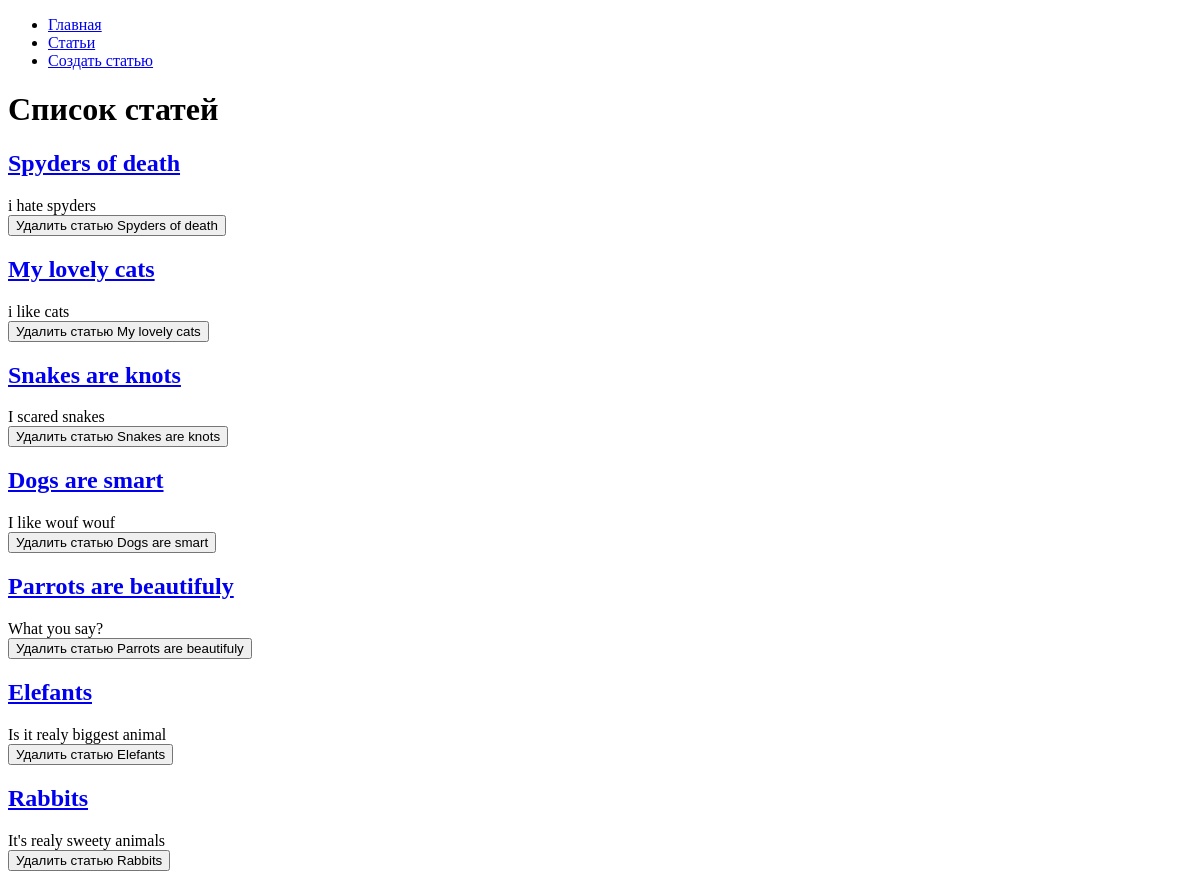
The app's page /articles/, older data.
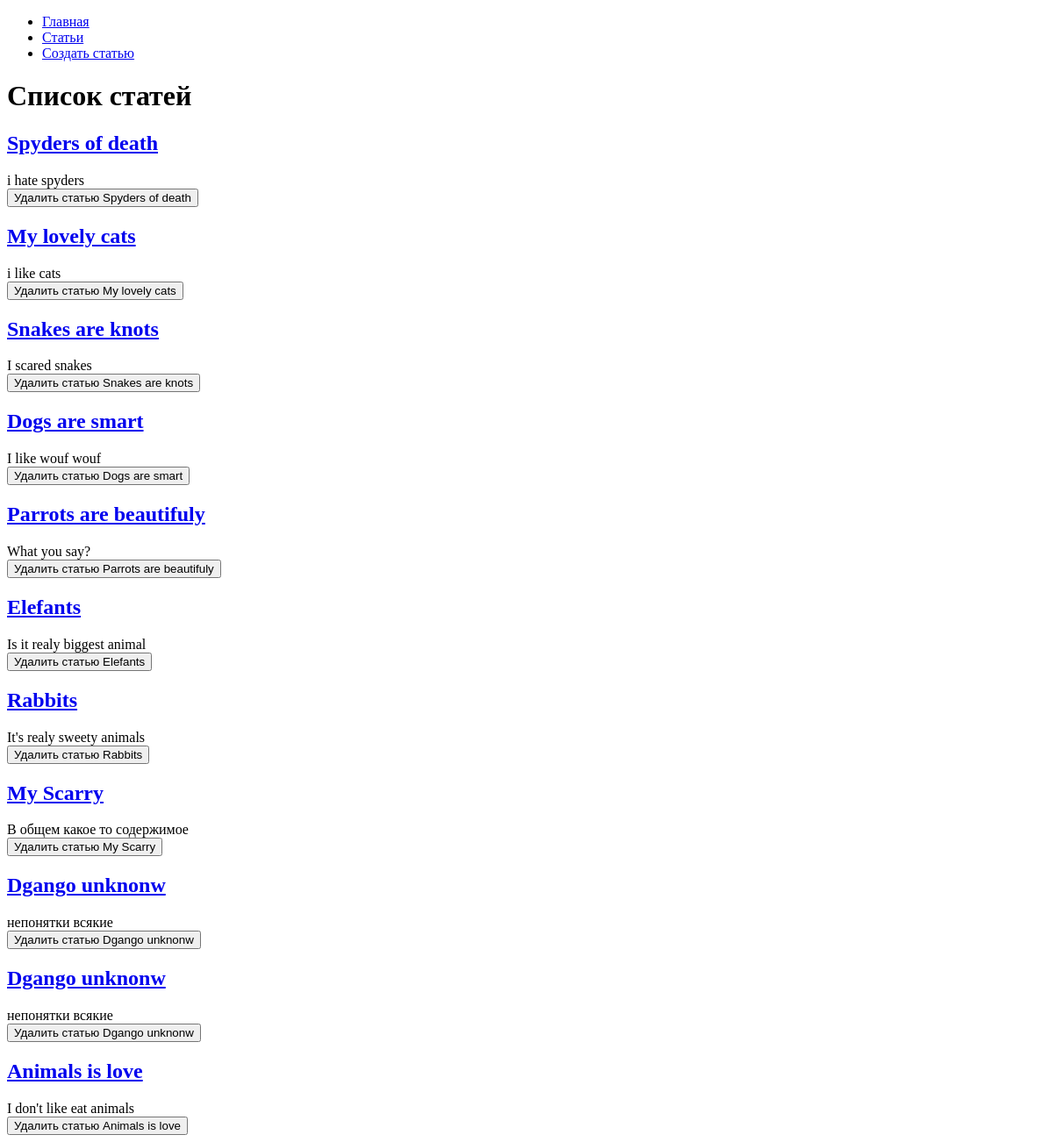
The same page, newer data.
### hexlet_django_blog/article/models.py (models this page shows, shortened)
class Article(models.Model):
    name = models.CharField(max_length=200)
    body = models.TextField()
    timestamp = models.DateTimeField(auto_now_add=True)

### hexlet_django_blog/article/views.py (the view)
# urls.py: path('', IndexView.as_view(), name='articles'),
class IndexView(View):
    def get(self, request, *args, **kwargs):
        articles = Article.objects.all()[:15]
        return render(request, 'articles/index.html', context={
            'articles': articles,
        })

### hexlet_django_blog/article/templates/articles/index.html (shortened to what this page needs)
<!DOCTYPE html>
<html lang="en">
<head>
</head>
<body>
    {% extends "base.html" %}
{% block content %}
    <h1>Список статей</h1>
    {% for article in articles %}
        <h2><a href="/articles/{{ article.id }}/">{{ article.name }}</a></h2>
        <div>{{ article.body|slice:":200" }}</div>
        <form action="{% url 'articles_delete' id=article.id %}"
          method="post"
          align="left"
          onsubmit="return confirm('Удалить статью безвозвратно?')">
    <input type="submit" value="Удалить статью {{ article.name }}">
</form>
    {% endfor %}
{% endblock %}

Row changes from the older to the newer data that the page shows:
added Article: name "My Scarry", body "В общем какое то содержимое", name "Удалить статью My Scarry"
added Article: name "Dgango unknonw", body "непонятки всякие", name "Удалить статью Dgango unknonw"
added Article: name "Dgango unknonw", body "непонятки всякие", name "Удалить статью Dgango unknonw"
added Article: name "Animals is love", body "I don't like eat animals", name "Удалить статью Animals is love"
